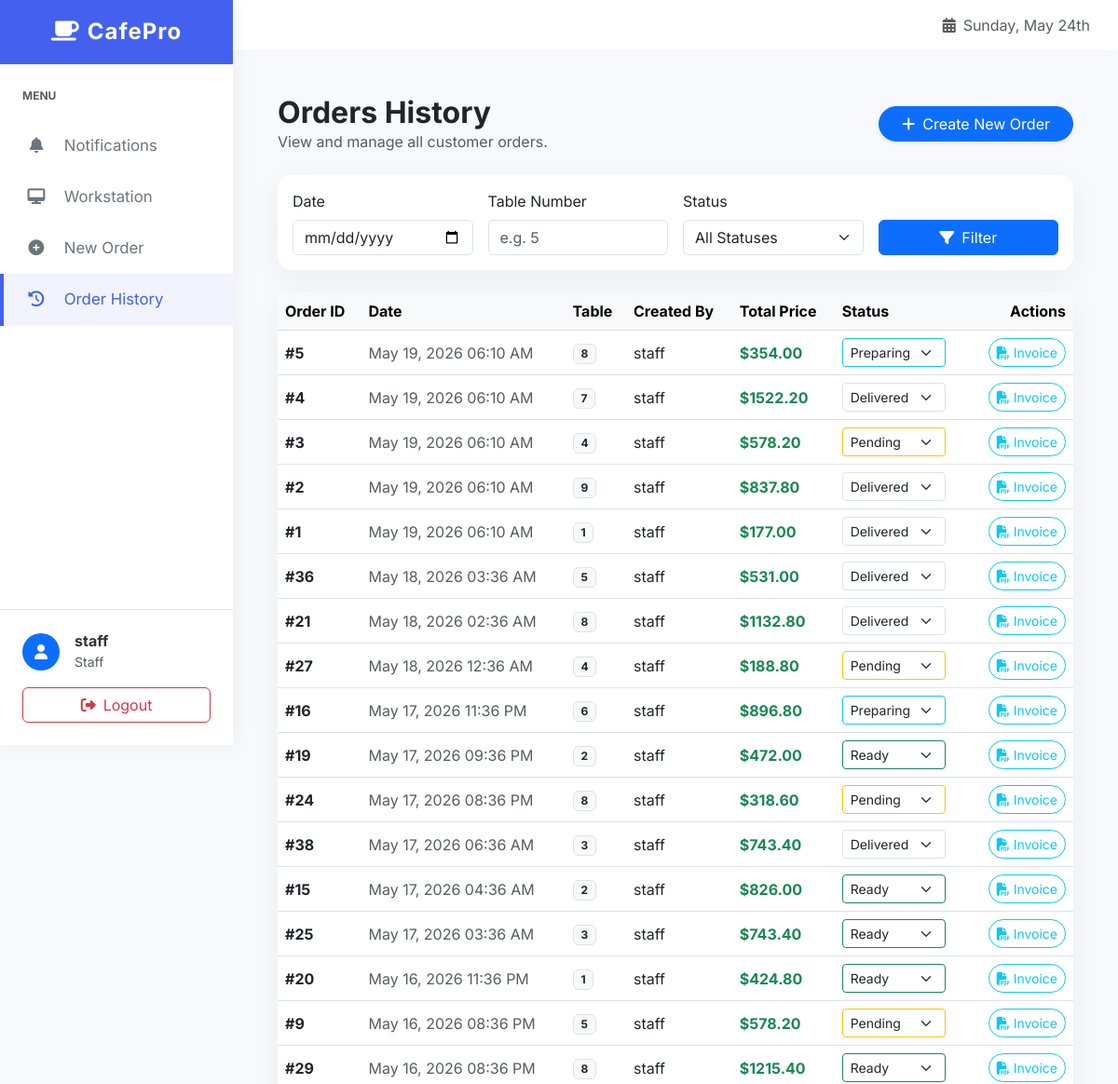
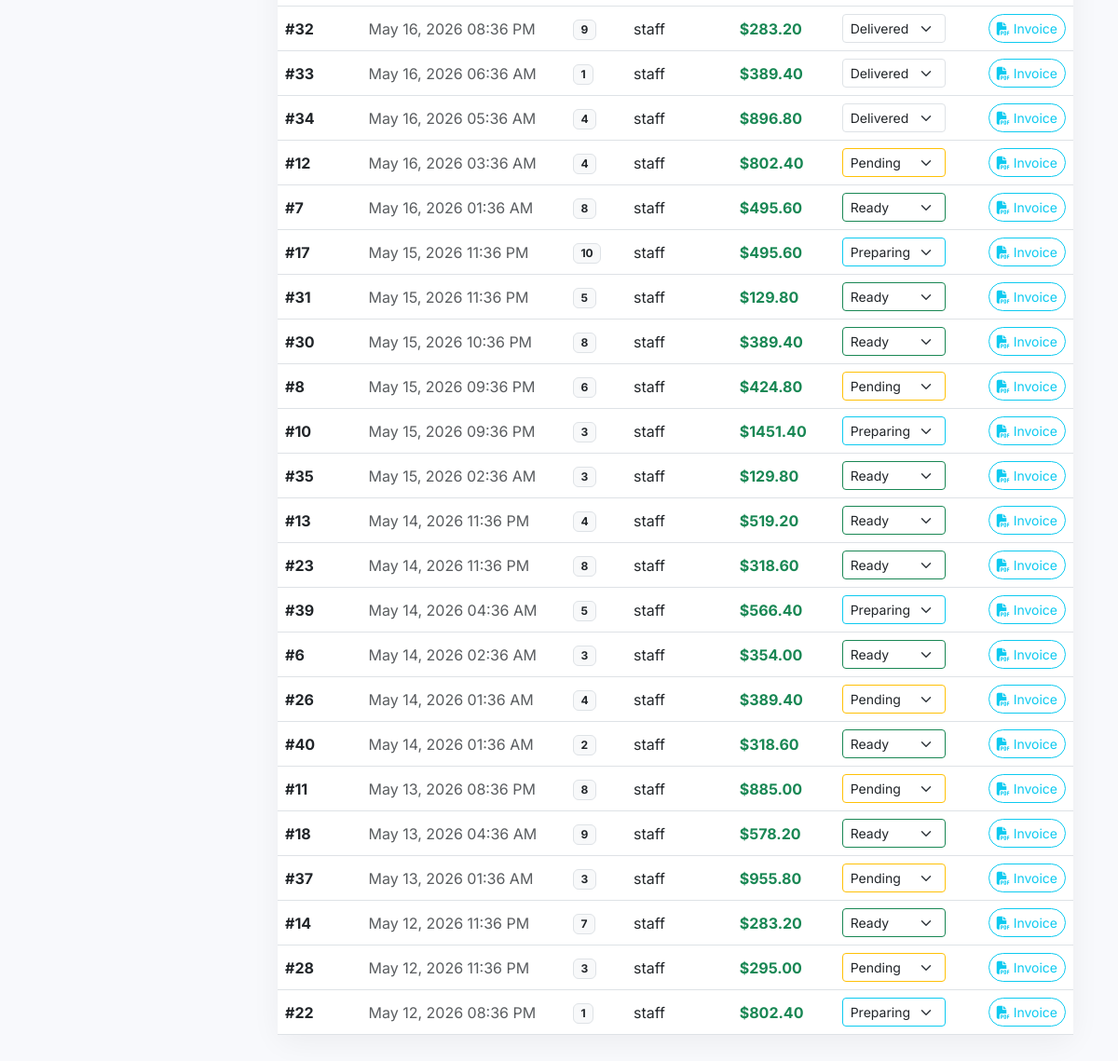
Screenshot of /cafe/orders/ (signed in) with the database file from the repository (2 pictures, top to bottom).
### cafe/models.py (models this page shows, shortened)
class User(AbstractUser):
    ROLE_CHOICES = (
        ('admin', 'Admin'),
        ('staff', 'Staff'),
    )
    role = models.CharField(max_length=20, choices=ROLE_CHOICES, default='staff')

class Order(models.Model):
    STATUS_CHOICES = (
        ('pending', 'Pending'),
        ('preparing', 'Preparing'),
        ('ready', 'Ready'),
        ('delivered', 'Delivered'),
    )
    user = models.ForeignKey(User, on_delete=models.CASCADE, related_name='orders')
    status = models.CharField(max_length=20, choices=STATUS_CHOICES, default='pending')
    table_number = models.CharField(max_length=10, blank=True, null=True)
    subtotal = models.DecimalField(max_digits=10, decimal_places=2, default=0.00)
    gst_amount = models.DecimalField(max_digits=10, decimal_places=2, default=0.00)
    total_price = models.DecimalField(max_digits=10, decimal_places=2, default=0.00)
    created_at = models.DateTimeField(auto_now_add=True)
    updated_at = models.DateTimeField(auto_now=True)

### cafe/views.py (the view)
# urls.py: path('orders/', views.OrderListView.as_view(), name='order_list'),
@method_decorator(staff_required, name='dispatch')
class OrderListView(LoginRequiredMixin, ListView):
    model = Order
    template_name = 'cafe/order_list.html'
    context_object_name = 'orders'
    def get_queryset(self):
        queryset = super().get_queryset().order_by('-created_at')
        date = self.request.GET.get('date')
        table_number = self.request.GET.get('table_number')
        status = self.request.GET.get('status')
        if date:
            queryset = queryset.filter(created_at__date=date)
        if table_number:
            queryset = queryset.filter(table_number__icontains=table_number)
        if status:
            queryset = queryset.filter(status=status)
        return queryset
    def get_context_data(self, **kwargs):
        context = super().get_context_data(**kwargs)
        context['current_date'] = self.request.GET.get('date', '')
        context['current_table'] = self.request.GET.get('table_number', '')
        context['current_status'] = self.request.GET.get('status', '')
        return context

### cafe/context_processors.py (called while the page is built)
def notifications_context(request):
    if request.user.is_authenticated:
        qs = Notification.objects.filter(user=request.user) | Notification.objects.filter(user__isnull=True)
        unread_count = qs.filter(is_read=False).count()
        recent_notifications = qs.order_by('-created_at')[:5]
        return {
            'unread_notifications_count': unread_count,
            'recent_notifications': recent_notifications,
        }
    return {
        'unread_notifications_count': 0,
        'recent_notifications': [],
    }

### cafe/templates/cafe/order_list.html (shortened to what this page needs)
{% extends 'cafe/base.html' %}
{% block content %}
<div class="row align-items-center mb-4">
    <div class="col">
        <h2 class="fw-bold mb-0 text-dark">Orders History</h2>
        <p class="text-muted mb-0">View and manage all customer orders.</p>
    </div>
    <div class="col-auto">
        <a href="{% url 'cafe:order_create' %}" class="btn btn-primary rounded-pill px-4 shadow-sm"><i class="fas fa-plus me-2"></i>Create New Order</a>
    </div>
</div>
<div class="row">
    <div class="col-md-12">
        <div class="card glass-card border-0 mb-4">
            <div class="card-body">
                <form method="get" class="row g-3 align-items-end">
                    <div class="col-md-3">
                        <label for="date" class="form-label">Date</label>
                        <input type="date" name="date" id="date" class="form-control" value="{{ current_date }}">
                    </div>
                    <div class="col-md-3">
                        <label for="table_number" class="form-label">Table Number</label>
                        <input type="text" name="table_number" id="table_number" class="form-control" placeholder="e.g. 5" value="{{ current_table }}">
                    </div>
                    <div class="col-md-3">
                        <label for="status" class="form-label">Status</label>
                        <select name="status" id="status" class="form-select">
                            <option value="">All Statuses</option>
                        </select>
                    </div>
                    <div class="col-md-3">
                        <button type="submit" class="btn btn-primary w-100"><i class="fas fa-filter me-2"></i>Filter</button>
                    </div>
                </form>
            </div>
        </div>
        <div class="card glass-card border-0">
            <div class="card-body p-0">
                <div class="table-responsive">
                    <table class="table table-hover align-middle mb-0">
                        <thead class="table-light">
                        <tr>
                            <th>Order ID</th>
                            <th>Date</th>
                            <th>Table</th>
                            <th>Created By</th>
                            <th>Total Price</th>
                            <th>Status</th>
                            <th class="text-end">Actions</th>
                        </tr>
                    </thead>
                    <tbody>
                        {% for order in orders %}
                        <tr>
                            <td><strong>#{{ order.id }}</strong></td>
                            <td class="text-muted">{{ order.created_at|date:"M d, Y h:i A" }}</td>
                            <td><span class="badge bg-light text-dark border">{{ order.table_number|default:"-" }}</span></td>
                            <td>{{ order.user.username }}</td>
                            <td class="fw-bold text-success">${{ order.total_price }}</td>
                            <td>
                                <form method="post" action="{% url 'cafe:order_update_status' order.id %}" class="d-flex align-items-center">
                                    <select name="status" class="form-select form-select-sm w-auto me-1 {% if order.status == 'pending' %}border-warning{% elif order.status == 'preparing' %}border-info{% elif order.status == 'ready' %}border-success{% endif %}" onchange="this.form.submit()">
                                        <option value="pending" {% if order.status == 'pending' %}selected{% endif %}>Pending</option>
                                        <option value="preparing" {% if order.status == 'preparing' %}selected{% endif %}>Preparing</option>
                                        <option value="ready" {% if order.status == 'ready' %}selected{% endif %}>Ready</option>
                                        <option value="delivered" {% if order.status == 'delivered' %}selected{% endif %}>Delivered</option>
                                    </select>
                                </form>
                            </td>
                            <td class="text-end">
                                <a href="{% url 'cafe:order_invoice_pdf' order.id %}" target="_blank" class="btn btn-sm btn-outline-info rounded-pill"><i class="fas fa-file-pdf me-1"></i>Invoice</a>
                            </td>
                        </tr>
                        {% endfor %}
                    </tbody>
                </table>
                </div>
            </div>
        </div>
    </div>
</div>
{% endblock %}

### cafe/templates/cafe/base.html (shortened to what this page needs)
<!DOCTYPE html>
<html lang="en">
<head>
    <link href="https://cdn.jsdelivr.net/npm/bootstrap@5.3.0/dist/css/bootstrap.min.css" rel="stylesheet">
    <link rel="stylesheet" href="https://cdnjs.cloudflare.com/ajax/libs/font-awesome/6.4.0/css/all.min.css">
</head>
<body>
    <div class="wrapper">
        {% if user.is_authenticated %}
        <nav id="sidebar">
            <div class="sidebar-header">
                <h3><i class="fas fa-coffee me-2"></i>CafePro</h3>
            </div>
            <ul class="list-unstyled components">
                <li class="px-4 mb-3">
                    <small class="text-uppercase text-muted fw-bold" style="font-size: 0.75rem;">Menu</small>
                </li>
                <li class="{% if 'notifications' in request.resolver_match.url_name %}active{% endif %}">
                    <a href="{% url 'cafe:notifications_list' %}" class="d-flex justify-content-between align-items-center">
                        <span><i class="fas fa-bell"></i> Notifications</span>
                    </a>
                </li>
                {% if user.role == 'admin' or user.is_superuser %}
                    <li class="{% if request.resolver_match.url_name == 'admin_dashboard' %}active{% endif %}">
                        <a href="{% url 'cafe:admin_dashboard' %}"><i class="fas fa-chart-pie"></i> Dashboard</a>
                    </li>
                    <li class="{% if 'menu' in request.resolver_match.url_name %}active{% endif %}">
                        <a href="{% url 'cafe:menu_list' %}"><i class="fas fa-utensils"></i> Menu Items</a>
                    </li>
                    <li class="{% if 'order' in request.resolver_match.url_name %}active{% endif %}">
                        <a href="{% url 'cafe:order_list' %}"><i class="fas fa-receipt"></i> Orders</a>
                    </li>
                {% elif user.role == 'staff' %}
                    <li class="{% if request.resolver_match.url_name == 'staff_dashboard' %}active{% endif %}">
                        <a href="{% url 'cafe:staff_dashboard' %}"><i class="fas fa-desktop"></i> Workstation</a>
                    </li>
                    <li class="{% if request.resolver_match.url_name == 'order_create' %}active{% endif %}">
                        <a href="{% url 'cafe:order_create' %}"><i class="fas fa-plus-circle"></i> New Order</a>
                    </li>
                    <li class="{% if request.resolver_match.url_name == 'order_list' %}active{% endif %}">
                        <a href="{% url 'cafe:order_list' %}"><i class="fas fa-history"></i> Order History</a>
                    </li>
                {% endif %}
            </ul>
            <div class="mt-auto p-4 border-top">
                <div class="d-flex align-items-center mb-3">
                    <div class="bg-primary text-white rounded-circle d-flex align-items-center justify-content-center me-3" style="width: 40px; height: 40px;">
                        <i class="fas fa-user"></i>
                    </div>
                    <div>
                        <h6 class="mb-0 fw-bold">{{ user.username }}</h6>
                        <small class="text-muted text-capitalize">{{ user.role }}</small>
                    </div>
                </div>
                <form action="{% url 'cafe:logout' %}" method="post">
                    <button type="submit" class="btn btn-outline-danger w-100"><i class="fas fa-sign-out-alt me-2"></i>Logout</button>
                </form>
            </div>
        </nav>
        {% endif %}
        <div id="content" {% if not user.is_authenticated %}style="width:100%"{% endif %}>
            {% if user.is_authenticated %}
            <div class="top-navbar">
                <div class="ms-auto d-flex align-items-center">
                    <span class="text-muted"><i class="fas fa-calendar-alt me-2"></i>{% now "l, F jS" %}</span>
                </div>
            </div>
            {% endif %}
            <div class="container-fluid p-4 p-md-5">
                {% block content %}
                {% endblock %}
            </div>
        </div>
    </div>
</body>
</html>

### cafe/templates/cafe/base.html (style rules this page uses)
:root { --primary-color: #4361ee; --secondary-color: #3f37c9; --success-color: #4cc9f0; --danger-color: #f72585; --warning-color: #f8961e; --dark-color: #1a1a2e; --light-bg: #f8f9fc; --sidebar-width: 250px; }
body { font-family: 'Inter', sans-serif; background-color: var(--light-bg); color: #333; overflow-x: hidden; }
.glass-card { background: rgba(255, 255, 255, 0.95); backdrop-filter: blur(10px); border-radius: 15px; border: 1px solid rgba(255, 255, 255, 0.2); box-shadow: 0 8px 32px rgba(0, 0, 0, 0.05); transition: transform 0.3s ease, box-shadow 0.3s ease; }
#sidebar { width: var(--sidebar-width); height: 100vh; position: fixed; top: 0; left: 0; background: #ffffff; box-shadow: 2px 0 20px rgba(0,0,0,0.05); z-index: 1000; transition: all 0.3s ease; display: flex; flex-direction: column; }
#sidebar .sidebar-header { padding: 20px; background: var(--primary-color); color: white; text-align: center; }
#sidebar .sidebar-header h3 { margin: 0; font-weight: 700; letter-spacing: 1px; font-size: 1.5rem; }
#sidebar ul.components { padding: 20px 0; flex-grow: 1; }
#sidebar ul li a { padding: 15px 25px; font-size: 1.05em; display: block; color: #6c757d; text-decoration: none; transition: all 0.3s; border-left: 4px solid transparent; }
#sidebar ul li a i { margin-right: 15px; width: 20px; text-align: center; }
#sidebar ul li a:hover, #sidebar ul li.active > a { color: var(--primary-color); background: #f1f4ff; border-left: 4px solid var(--primary-color); }
#content { width: calc(100% - var(--sidebar-width)); min-height: 100vh; transition: all 0.3s; position: absolute; top: 0; right: 0; }
.top-navbar { background: white; box-shadow: 0 2px 10px rgba(0,0,0,0.02); padding: 15px 30px; display: flex; justify-content: space-between; align-items: center; }

### rows the page displays
User: username "staff", role "Staff"
Order: id "5", created_at "May 19, 2026 06:10 AM", table_number "8", user.username "staff", total_price "354.00", status "Preparing"
Order: id "4", created_at "May 19, 2026 06:10 AM", table_number "7", user.username "staff", total_price "1522.20", status "Delivered"
Order: id "3", created_at "May 19, 2026 06:10 AM", table_number "4", user.username "staff", total_price "578.20", status "Pending"
Order: id "2", created_at "May 19, 2026 06:10 AM", table_number "9", user.username "staff", total_price "837.80", status "Delivered"
Order: id "1", created_at "May 19, 2026 06:10 AM", table_number "1", user.username "staff", total_price "177.00", status "Delivered"
Order: id "36", created_at "May 18, 2026 03:36 AM", table_number "5", user.username "staff", total_price "531.00", status "Delivered"
Order: id "21", created_at "May 18, 2026 02:36 AM", table_number "8", user.username "staff", total_price "1132.80", status "Delivered"
Order: id "27", created_at "May 18, 2026 12:36 AM", table_number "4", user.username "staff", total_price "188.80", status "Pending"
Order: id "16", created_at "May 17, 2026 11:36 PM", table_number "6", user.username "staff", total_price "896.80", status "Preparing"
Order: id "19", created_at "May 17, 2026 09:36 PM", table_number "2", user.username "staff", total_price "472.00", status "Ready"
Order: id "24", created_at "May 17, 2026 08:36 PM", table_number "8", user.username "staff", total_price "318.60", status "Pending"
Order: id "38", created_at "May 17, 2026 06:36 AM", table_number "3", user.username "staff", total_price "743.40", status "Delivered"
Order: id "15", created_at "May 17, 2026 04:36 AM", table_number "2", user.username "staff", total_price "826.00", status "Ready"
Order: id "25", created_at "May 17, 2026 03:36 AM", table_number "3", user.username "staff", total_price "743.40", status "Ready"
Order: id "20", created_at "May 16, 2026 11:36 PM", table_number "1", user.username "staff", total_price "424.80", status "Ready"
Order: id "9", created_at "May 16, 2026 08:36 PM", table_number "5", user.username "staff", total_price "578.20", status "Pending"
Order: id "29", created_at "May 16, 2026 08:36 PM", table_number "8", user.username "staff", total_price "1215.40", status "Ready"
Order: id "32", created_at "May 16, 2026 08:36 PM", table_number "9", user.username "staff", total_price "283.20", status "Delivered"
Order: id "33", created_at "May 16, 2026 06:36 AM", table_number "1", user.username "staff", total_price "389.40", status "Delivered"
Order: id "34", created_at "May 16, 2026 05:36 AM", table_number "4", user.username "staff", total_price "896.80", status "Delivered"
Order: id "12", created_at "May 16, 2026 03:36 AM", table_number "4", user.username "staff", total_price "802.40", status "Pending"
Order: id "7", created_at "May 16, 2026 01:36 AM", table_number "8", user.username "staff", total_price "495.60", status "Ready"
Order: id "17", created_at "May 15, 2026 11:36 PM", table_number "10", user.username "staff", total_price "495.60", status "Preparing"
Order: id "31", created_at "May 15, 2026 11:36 PM", table_number "5", user.username "staff", total_price "129.80", status "Ready"
Order: id "30", created_at "May 15, 2026 10:36 PM", table_number "8", user.username "staff", total_price "389.40", status "Ready"
Order: id "8", created_at "May 15, 2026 09:36 PM", table_number "6", user.username "staff", total_price "424.80", status "Pending"
Order: id "10", created_at "May 15, 2026 09:36 PM", table_number "3", user.username "staff", total_price "1451.40", status "Preparing"
Order: id "35", created_at "May 15, 2026 02:36 AM", table_number "3", user.username "staff", total_price "129.80", status "Ready"
Order: id "13", created_at "May 14, 2026 11:36 PM", table_number "4", user.username "staff", total_price "519.20", status "Ready"
Order: id "23", created_at "May 14, 2026 11:36 PM", table_number "8", user.username "staff", total_price "318.60", status "Ready"
Order: id "39", created_at "May 14, 2026 04:36 AM", table_number "5", user.username "staff", total_price "566.40", status "Preparing"
Order: id "6", created_at "May 14, 2026 02:36 AM", table_number "3", user.username "staff", total_price "354.00", status "Ready"
Order: id "26", created_at "May 14, 2026 01:36 AM", table_number "4", user.username "staff", total_price "389.40", status "Pending"
Order: id "40", created_at "May 14, 2026 01:36 AM", table_number "2", user.username "staff", total_price "318.60", status "Ready"
Order: id "11", created_at "May 13, 2026 08:36 PM", table_number "8", user.username "staff", total_price "885.00", status "Pending"
Order: id "18", created_at "May 13, 2026 04:36 AM", table_number "9", user.username "staff", total_price "578.20", status "Ready"
Order: id "37", created_at "May 13, 2026 01:36 AM", table_number "3", user.username "staff", total_price "955.80", status "Pending"
Order: id "14", created_at "May 12, 2026 11:36 PM", table_number "7", user.username "staff", total_price "283.20", status "Ready"
Order: id "28", created_at "May 12, 2026 11:36 PM", table_number "3", user.username "staff", total_price "295.00", status "Pending"
Order: id "22", created_at "May 12, 2026 08:36 PM", table_number "1", user.username "staff", total_price "802.40", status "Preparing"
